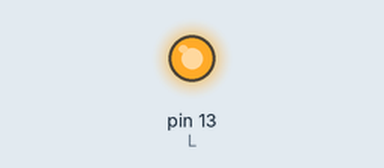
The sketch below on a simulated Arduino Uno, built with avr-gcc and run on an emulated ATmega328P. On the bench: output pins drawn as LEDs (lit = HIGH). Pins used as bus, display or sensor lines are not drawn.

Above: at 0.3 s.
At 5.39 s:
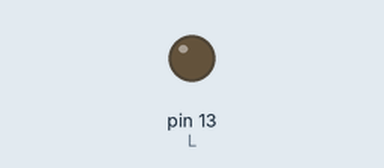
Timing chart, 0 to 6.2 s (numbered marks = the images above):
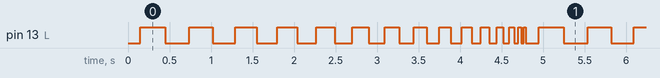

Measured:
- by itself, pin 13 (L): moves between LOW and HIGH, repeating every 4.8 s
- by itself, everything shown: repeats every 4.8 s, in 28 steps

The sketch:

Blink.ino
```cpp
// Internal Led Blink
#define L 13
#define TX 1

void setup() {
  pinMode(L, OUTPUT);
  pinMode(TX, OUTPUT);
}

void loop() {
  for(int i = 150; i > 0; i -= 10){
    digitalWrite(TX, LOW);
    delay(i);
    digitalWrite(L, HIGH);
    delay(i);
    digitalWrite(TX, HIGH);
    delay(i);
    digitalWrite(L, LOW);
    delay(i);
  }
}
```
